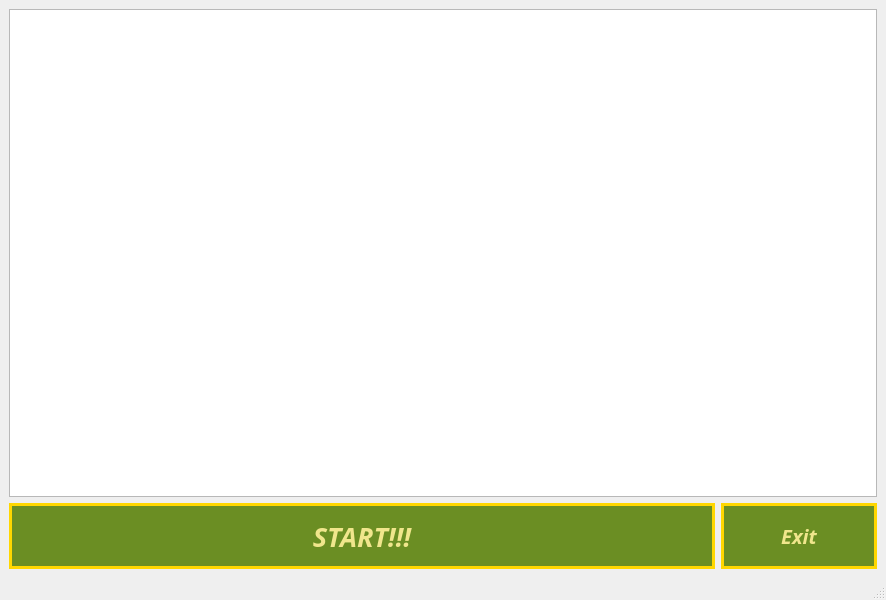
<?xml version="1.0" encoding="UTF-8"?>
<ui version="4.0">
 <class>SnakeWind</class>
 <widget class="QMainWindow" name="SnakeWind">
  <property name="geometry">
   <rect>
    <x>0</x>
    <y>0</y>
    <width>800</width>
    <height>600</height>
   </rect>
  </property>
  <property name="windowTitle">
   <string>MainWindow</string>
  </property>
  <widget class="QWidget" name="centralwidget">
   <layout class="QVBoxLayout" name="verticalLayout">
    <item>
     <widget class="QGraphicsView" name="graphicsView"/>
    </item>
    <item>
     <layout class="QHBoxLayout" name="horizontalLayout">
      <item>
       <widget class="QPushButton" name="snakeStartButton">
        <property name="font">
         <font>
          <family>Montserrat</family>
          <pointsize>20</pointsize>
          <weight>68</weight>
          <italic>true</italic>
          <bold>true</bold>
         </font>
        </property>
        <property name="styleSheet">
         <string notr="true">QPushButton {
  width: 700px;
  height: 60px;
  border: 3px solid #FFD700;
  border-radius: 45px;
  transition: all 0.3s;
  cursor: pointer;
  background: #6B8E23;
  font-size: 1.2em;
  font-weight: 550;
  font-family: 'Montserrat', sans-serif;
  color:#F0E68C;
}

QPushButton:hover {
  background: #F0E68C;
  color: #F4A460;
  font-size: 1.5em;
}</string>
        </property>
        <property name="text">
         <string>START!!!</string>
        </property>
       </widget>
      </item>
      <item>
       <widget class="QPushButton" name="pushButton">
        <property name="font">
         <font>
          <family>Montserrat</family>
          <pointsize>15</pointsize>
          <weight>68</weight>
          <italic>true</italic>
          <bold>true</bold>
         </font>
        </property>
        <property name="styleSheet">
         <string notr="true">QPushButton {
  width: 150px;
  height: 60px;
  border: 3px solid #FFD700;
  border-radius: 45px;
  transition: all 0.3s;
  cursor: pointer;
  background: #6B8E23;
  font-size: 1.2em;
  font-weight: 550;
  font-family: 'Montserrat', sans-serif;
  color:#F0E68C;
}

QPushButton:hover {
  background: #F0E68C;
  color: #F4A460;
  font-size: 1.5em;
}</string>
        </property>
        <property name="text">
         <string>Exit</string>
        </property>
       </widget>
      </item>
     </layout>
    </item>
   </layout>
  </widget>
  <widget class="QMenuBar" name="menubar">
   <property name="geometry">
    <rect>
     <x>0</x>
     <y>0</y>
     <width>800</width>
     <height>22</height>
    </rect>
   </property>
  </widget>
  <widget class="QStatusBar" name="statusbar"/>
 </widget>
 <resources/>
 <connections>
  <connection>
   <sender>pushButton</sender>
   <signal>clicked()</signal>
   <receiver>SnakeWind</receiver>
   <slot>close()</slot>
   <hints>
    <hint type="sourcelabel">
     <x>675</x>
     <y>548</y>
    </hint>
    <hint type="destinationlabel">
     <x>712</x>
     <y>570</y>
    </hint>
   </hints>
  </connection>
 </connections>
</ui>
